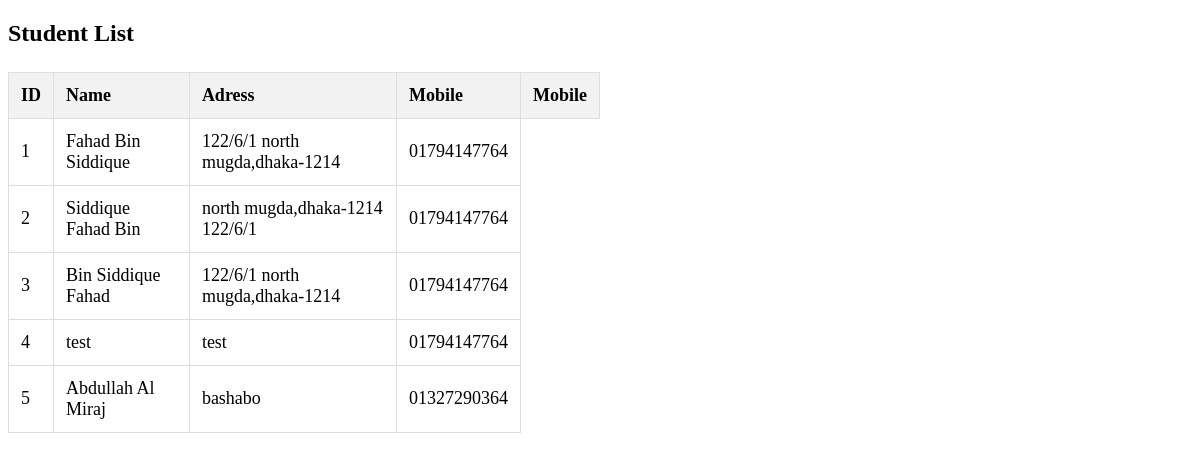
The app's page /student/, older data.
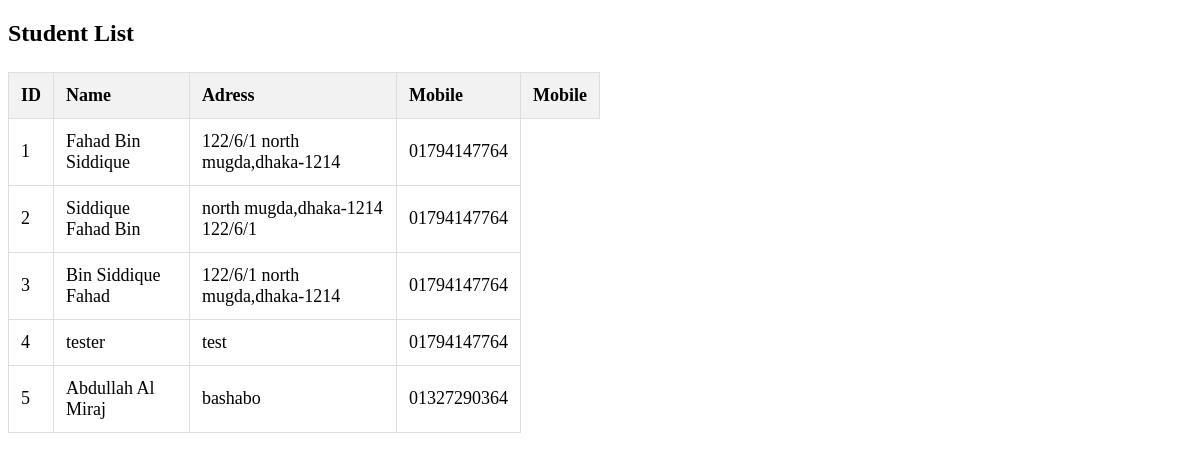
The same page, newer data.
### student/models.py (models this page shows, shortened)
class Student_Modal(models.Model):
    name    = models.CharField(max_length=100)
    address = models.CharField(max_length=200)
    mobile  = models.CharField(max_length=15)
    nid     = models.CharField(max_length=20)

### student/views.py (the view)
# urls.py: path('',Read_Data,name="Read_Data" ),
def Read_Data(request):
    data=Student_Modal.objects.all()
    Data_Pack={
        "item": data
    }
    return render(request,"display.html",Data_Pack)

### student/templates/display.html (shortened to what this page needs)
<!DOCTYPE html>
<html lang="en">
<head>
</head>
<body>
    <h2>Student List</h2>
    <table>
        <thead>
            <tr>
                <th>ID</th>
                <th>Name</th>
                <th>Adress</th>
                <th>Mobile</th>
                <th>Mobile</th>
                </tr>
        </thead>
        <tbody>
            {% for s in item %}
            <tr>
                <td>{{ s.id }}</td>
                <td>{{ s.name }}</td>
                <td>{{ s.address }}</td>
                <td>{{ s.mobile }}</td>
            </tr>
            {% endfor %}
        </tbody>
    </table>
</body>
</html>

Row changes from the older to the newer data that the page shows:
changed Student_Modal "test": name "test" → "tester"
